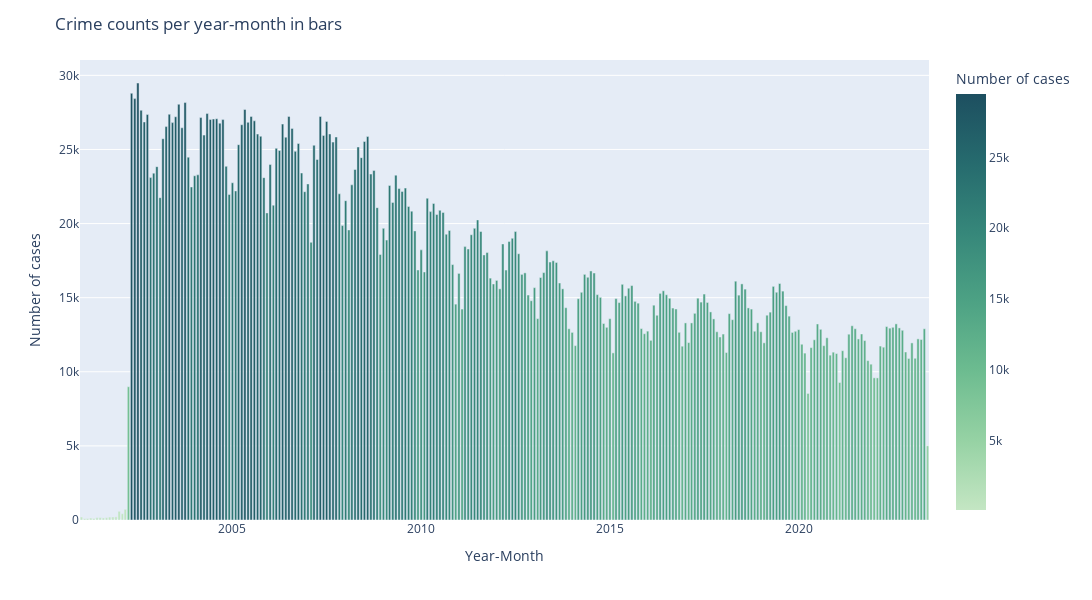

Notebook code cell kept with this figure:
### Markdown cell above
- getting lighter colors towards recent year.
- Feb. is lighter color over yaer every year. summer time in chicago looks darker colors.
- during pandemic (march april , 2020 to 2022), lighter color becuse probably less ppl go out.
- getting normal: end of 2022 to 2023, getting darker colors

### Code cell
#bar
fig = px.bar(
    aux,
    x="Year-Month",
    y="Number of cases",
    hover_data=["Year", "Month", "Number of cases"],
    color="Number of cases",
    height=600,
    width=1400,
    color_continuous_scale=px.colors.sequential.Blugrn

)
fig.update_layout(title_text='Crime counts per year-month in bars')
fig.show()

### Figure 1 — Plotly figure (JSON) as saved in the notebook; plotly's stock layout.template omitted (floating-point values rounded to 4 significant figures; data arrays with more than 128 entries replaced by an {"elided": "..."} marker saying what was removed)
{"data": [{"alignmentgroup": "True", "customdata": {"elided": "270x2 str values"}, "hovertemplate": "Year-Month=%{x}<br>Number of cases=%{marker.color}<br>Year=%{customdata[0]}<br>Month=%{customdata[1]}<extra></extra>", "legendgroup": "", "marker": {"color": {"elided": "270 int values"}, "coloraxis": "coloraxis"}, "name": "", "offsetgroup": "", "orientation": "v", "showlegend": false, "textposition": "auto", "type": "bar", "x": {"elided": "270 str values"}, "xaxis": "x", "y": {"elided": "270 int values"}, "yaxis": "y"}], "layout": {"barmode": "relative", "coloraxis": {"colorbar": {"title": {"text": "Number of cases"}}, "colorscale": [[0, "rgb(196, 230, 195)"], [0.1667, "rgb(150, 210, 164)"], [0.3333, "rgb(109, 188, 144)"], [0.5, "rgb(77, 162, 132)"], [0.6667, "rgb(54, 135, 122)"], [0.8333, "rgb(38, 107, 110)"], [1, "rgb(29, 79, 96)"]]}, "height": 600, "legend": {"tracegroupgap": 0}, "margin": {"t": 60}, "title": {"text": "Crime counts per year-month in bars"}, "width": 1400, "xaxis": {"anchor": "y", "domain": [0, 1], "title": {"text": "Year-Month"}}, "yaxis": {"anchor": "x", "domain": [0, 1], "title": {"text": "Number of cases"}}}}
